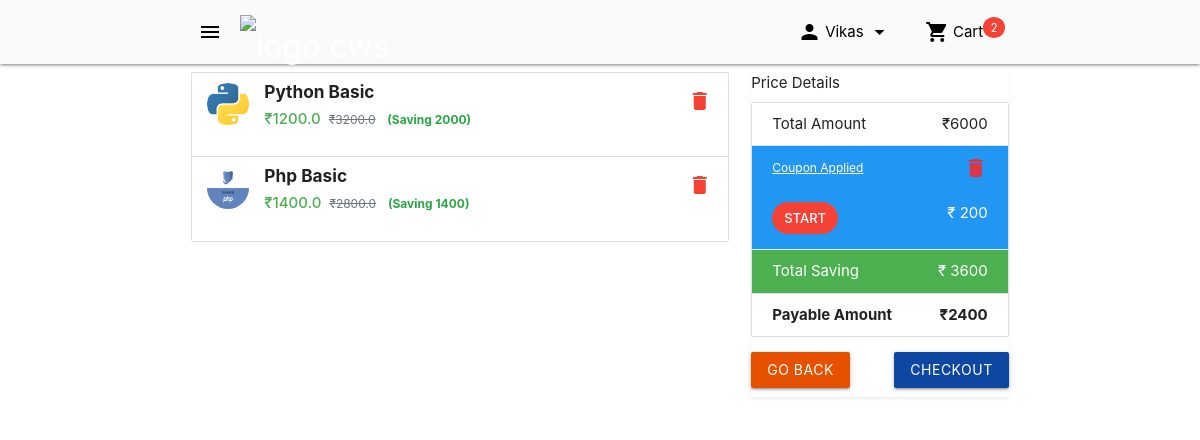
The app's page /cart/ (signed in) with its own data.
### cws/models.py (models this page shows, shortened)
class Order(models.Model):
    user = models.ForeignKey(settings.AUTH_USER_MODEL,on_delete=models.CASCADE)
    ref_code = models.CharField(max_length=15)
    ordered = models.BooleanField(default=False)
    items = models.ManyToManyField(OrderItem)
    starting_date = models.DateTimeField()
    ordered_date = models.DateTimeField()
    coupon = models.ForeignKey('Coupon', on_delete=models.SET_NULL, null=True)
    address = models.ForeignKey('Address',on_delete=models.SET_NULL,null=True)
    def get_total_price(self):
        total = 0
        for order_item in self.items.all():
            total += order_item.get_total()
        return total
    def get_payable_price(self):
        total = 0
        for order_item in self.items.all():
            total += order_item.get_discount_total()
        if self.coupon:
            total -= self.coupon.amount
        return total
    def get_total_save_amount(self):
        return self.get_total_price() - self.get_payable_price()

class OrderItem(models.Model):
    user = models.ForeignKey(settings.AUTH_USER_MODEL,on_delete=models.CASCADE)
    ordered = models.BooleanField()
    item = models.ForeignKey(Course, on_delete=models.CASCADE)
    doc = models.DateTimeField(auto_now_add=True)
    def get_total_discount(self):
        return self.item.price - self.item.discount_price
    def get_total(self):
        return self.item.price
    def get_discount_total(self):
        return self.item.discount_price

class Course(models.Model):
    title = models.CharField(max_length=200)
    description = models.TextField()
    instructor = models.CharField(max_length=200)
    duration = models.DateTimeField()
    image = models.ImageField(upload_to="course/")
    types = models.CharField(max_length=20)
    status = models.BooleanField(default=True)
    price = models.FloatField()
    discount_price = models.FloatField(null=True)
    slug = models.SlugField()
    category = models.ForeignKey('Category', on_delete=models.CASCADE)

class Coupon(models.Model):
    code = models.CharField(max_length=10)
    amount = models.FloatField()
    status = models.BooleanField(default=True)

### cws/views.py (the view)
# urls.py: path('cart/', OrderSummary.as_view(), name="cart"),
class OrderSummary(LoginRequiredMixin,View):
    def get(self, *args, **kwargs):
        try:
            order = Order.objects.get(user=self.request.user, ordered=False)
            orderItem = OrderItem.objects.filter(user=self.request.user, ordered=False)
            context = {"order": order, "orderitem": orderItem}
        except ObjectDoesNotExist:
            return redirect("/")
        return render(self.request, "public/cart.html", context)
    model = Order
    template_name = "public/cart.html"

### cws/templatetags/cart_count.py (called while the page is built)
@register.filter
def cart_count(user):
    if user.is_authenticated:
        qs = Order.objects.filter(user=user,ordered=False)
        if qs[0].items.exists():
            return qs[0].items.count()
    return 0

### templates/public/cart.html (shortened to what this page needs)
{% extends 'public/base.html' %}
{% block content %}
    <div class="container">
        <div class="row">
            <div class="col l8 s12">
                <ul class="collection">
                    {% for x in orderitem %}
                        <li class="collection-item avatar">
                            <img class="circle" width="140px" src="{{x.item.image.url}}" alt="{{ order_item.course.title }}">
                            <h6 class="mt-0 font-weight-bold text-capitalize">{{x.item.title}}</h6>
                            <span class="green-text"><strong>₹{{ x.item.discount_price }}</strong> </span>
                            <del class="text-muted small mx-1">₹{{ x.item.price }}</del>
                            <span class="text-success font-weight-bold small mx-1">(Saving {{x.get_total_discount|floatformat:'0'}})</span>
                            <a href="{% url 'remove-from-cart' x.item.slug %}" class="badge red-text secondary-content"><i class="material-icons mx-0">delete</i></a>
                        </li>
                    {% endfor %}
                </ul>
            </div>
            <div class="col l4 s12">
                <div class="card shadow-sm">
                    <div class="card-header">Price Details</div>
                        <ul class="collection">
                            <li class="collection-item">Total Amount <span class="right">₹{{order.get_total_price|floatformat:'0' }}</span></li>
                            {% if order.coupon %}
                                <li class="collection-item blue text-white">
                                    <a href="{% url 'remove-coupon' %}" class="right text-danger"><i class="material-icons mb-3">delete</i></a>
                                    <small><u>Coupon Applied</u></small>
                                    <br>
                                    <br>
                                    <span class="chip red close text-white">{{order.coupon.code}} </span>
                                    <span class="right">₹ {{order.coupon.amount|floatformat:'0'}}</span>
                                </li>
                            {% endif %}
                            <li class="collection-item green text-white">Total Saving<span class="right">₹ {{order.get_total_save_amount|floatformat:'0'}}</span></li>
                            <li class="collection-item font-weight-bold">Payable Amount<span class="right">₹{{order.get_payable_price|floatformat:'0'}}</span></li>
                        </ul>
                        <div class="card-content px-0 pt-0 pb-5">
                            <a href="{% url 'checkout' %}" class="btn right blue darken-4">checkout</a>
                            <a href="{% url 'homepage' %}" class="btn left orange darken-4">Go Back</a>
                        </div>
                </div>
            </div>
        </div>
    </div>
{% endblock  %}

### templates/public/base.html (shortened to what this page needs)
<!DOCTYPE html>
<html lang="en">
<head>
  <link rel="stylesheet" href="https://cdnjs.cloudflare.com/ajax/libs/materialize/1.0.0/css/materialize.min.css">
  {% load static %}
  <link rel="stylesheet" href="{% static 'style.css'%}">
</head>
<body>
  {% load cart_count %}
  {% if user.is_authenticated %}
  <div class="navbar-fixed">
    <nav>
      <div class="nav-wrapper grey lighten-5 ">
        <div class="container">
          <a href="#" data-target="slide-out" class="sidenav-trigger show-on-large black-text"><i
              class="material-icons">menu</i></a>
          <a href="/" class="brand-logo">
            <img src="{% static 'newlogo.png' %}" alt="logo cws" class="w-75 mt-3">
          </a>
          <ul class="right ">
            <li>
              <a href="{% url 'cart' %}" class=" black-text"><i
                  class="material-icons left mr-1">shopping_cart</i>Cart
                <span class="right">
                  <sup class="badge text-white red new px-2 py-1 circle">
                    {{ request.user|cart_count }} </sup>
                </span>
              </a>
            </li>
          </ul>
          <ul class="right hide-on-med-and-down">
            <li><a class='dropdown-trigger black-text text-capitalize'
                href="" data-target='dropdown1' data-hover="true">
                {{ user }} <i class="material-icons left mx-1">person</i> <i
                  class="material-icons right mx-1">arrow_drop_down</i>
              </a>
            </li>
          </ul>
        </div>
      </div>
    </nav>
  </div>
  {% endif %}
  {% block content %}
  {% endblock %}
</body>
</html>

### cws/static/style.css (style rules this page uses)
.shadow-sm { box-shadow: 0 0.125rem 0.25rem rgba(0, 0, 0, 0.075) !important; }
.w-75 { width: 75% !important; }
.mt-0, .my-0 { margin-top: 0 !important; }
.mr-0, .mx-0 { margin-right: 0 !important; }
.ml-0, .mx-0 { margin-left: 0 !important; }
.mr-1, .mx-1 { margin-right: 0.25rem !important; }
.ml-1, .mx-1 { margin-left: 0.25rem !important; }
.mt-3, .my-3 { margin-top: 1rem !important; }
.mb-3, .my-3 { margin-bottom: 1rem !important; }
.pt-0, .py-0 { padding-top: 0 !important; }
.pr-0, .px-0 { padding-right: 0 !important; }
.pl-0, .px-0 { padding-left: 0 !important; }
.pt-1, .py-1 { padding-top: 0.25rem !important; }
.pb-1, .py-1 { padding-bottom: 0.25rem !important; }
.pr-2, .px-2 { padding-right: 0.5rem !important; }
.pl-2, .px-2 { padding-left: 0.5rem !important; }
.pb-5, .py-5 { padding-bottom: 3rem !important; }
.text-capitalize { text-transform: capitalize !important; }
.font-weight-bold { font-weight: 700 !important; }
.text-white { color: #fff !important; }
.text-success { color: #28a745 !important; }
.text-danger { color: #dc3545 !important; }
.text-muted { color: #6c757d !important; }
small, .small { font-size: 80%; font-weight: 400; }

### records on screen
OrderItem: item.image (picture), item "Python Basic", item.discount_price "1200.0", item.price "3200.0", get_total_discount "2000"
OrderItem: item.image (picture), item "Php Basic", item.discount_price "1400.0", item.price "2800.0", get_total_discount "1400"
Order: get_total_price "6000", coupon.code "START", coupon.amount "200", get_total_save_amount "3600", get_payable_price "2400"

### other values on screen
{{ request.user|cart_count }} "2"
{{ user }} "Vikas"
